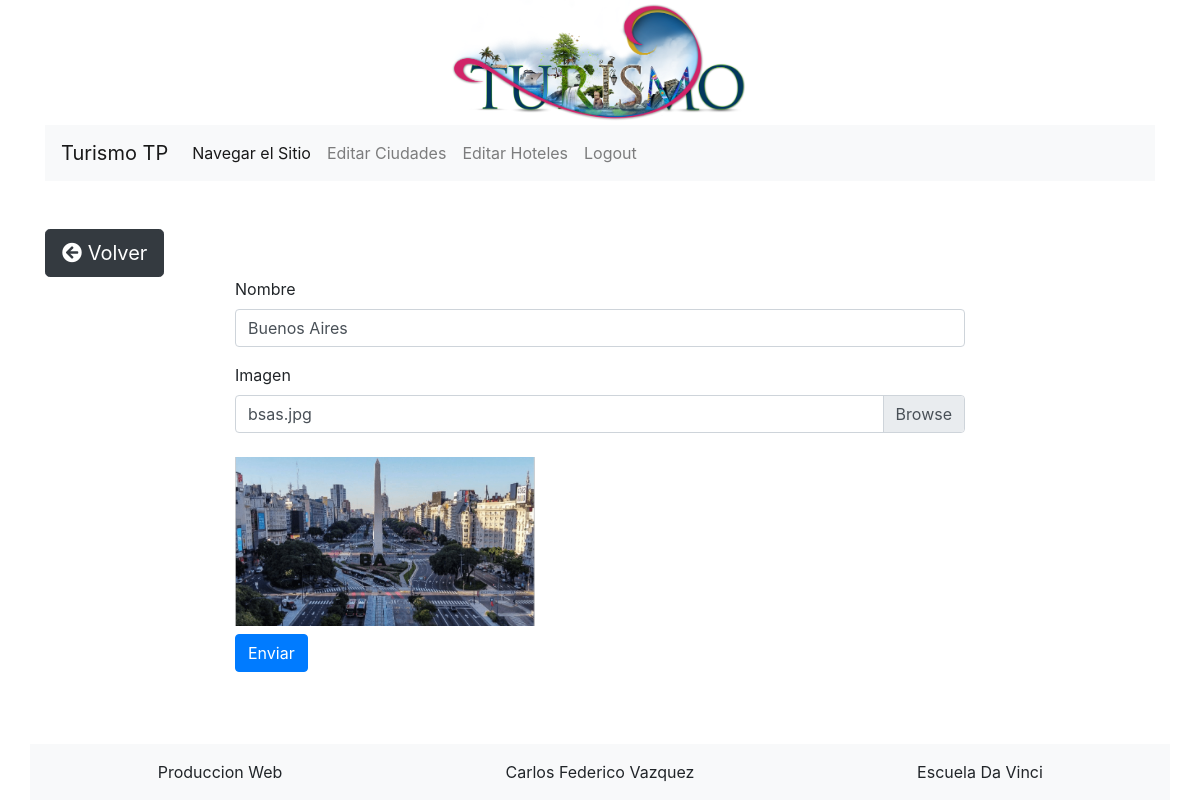
/admin/php/controllers/Ciudad/editCiudad.controller.php?id_ciudad=1 (signed in), run on the app's committed database.
### tables this page shows
CREATE TABLE `ciudades` (
  `id_ciudad` int(11) NOT NULL,
  `nombre` varchar(30) NOT NULL,
  `imagen` varchar(30) NOT NULL
);

### admin/php/controllers/Ciudad/editCiudad.controller.php (called while the page is built, shortened)
<?php
require __DIR__ . '/../../../../header.php';
require __DIR__ . '/../../conn.php';
require __DIR__ . '/../../modelos/Ciudad.php';
$edit = new Ciudad;
$ciudad = $edit->find($_GET['id_ciudad']);
require __DIR__ . '/../../../views/Ciudad/editCiudad.php';

### admin/php/conn.php (called while the page is built)
<?php
class DB {
    public static function getConn(){
        try {
            $db = new PDO('mysql:dbname=turismo;host=localhost;charset=utf8', 'root', '');
        } catch(PDOException $e) {
            $db = null;
            echo '<h1>Error de conexión</h1>';
            exit;
        }
        return $db;
    }
}

### admin/php/modelos/Ciudad.php (called while the page is built, shortened)
<?php
class Ciudad{
private $db;
    public function __construct(){
    $this->db=DB::getConn();
    }
    public function find(int $id){
        $query = $this->db->prepare('SELECT * FROM ciudades WHERE id_ciudad = :id');
        $query->execute([
            ':id' => $id
            ]);
        return $query->fetch(PDO::FETCH_OBJ);
    }
}

### admin/views/Ciudad/editCiudad.php (the view, shortened to what this page needs)
<div class="container py-5">
    <button type="button" class="btn btn-dark btn-lg">
         <i class="fas fa-arrow-circle-left"></i>
        <a class="volver" href="<?=$_SERVER["HTTP_REFERER"]?>">Volver</a>
    </button>
        <div class="row">
            <div class="col-md-8 mx-auto">
                <form action="/TP2-Turismo/admin/php/controllers/Ciudad/updateCiudad.controller.php" method="POST"  enctype="multipart/form-data">
                    <div class="form-group">
                        <label for="nombre">Nombre</label>
                        <input type="text" class="form-control" id="nombre" name="nombre" value="<?php echo $ciudad->nombre ?>">
                    </div>
                    <div class="form-group">
                        <label for="userfile">Imagen</label>
                            <div class="input-group mb-3">
                                    <div class="custom-file">
                                        <label class="custom-file-label" for="userfile"><?php echo $ciudad->imagen;?></label>
                                    </div>
                            </div>
                    </div>
                    <img class="img-fluid my-2" width="300" height="auto" src="/TP2-Turismo/img/ciudades/<?php echo $ciudad->imagen ?>" alt="<?php echo $ciudad->imagen ?>">
                    <div class="form-group">
                        <button type="submit" class="btn btn-primary">Enviar</button>
                    </div>
                </form>
            </div>
        </div>
</div>
<?php require __DIR__ . '/../../../footer.php';?>

### css/estilos.css (style rules this page uses)
.volver { text-decoration: none; color:white; }
a { color: black; }

### data on the page
ciudades: nombre "Buenos Aires", imagen "bsas.jpg", imagen (picture)
